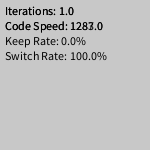
Frame 1 (no input)
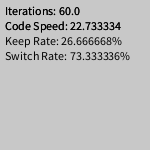
Frame 60 (the mouse pressed at the canvas centre just before this capture)
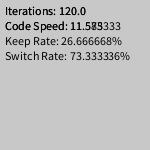
Frame 120 (the mouse held since frame 60 and released just before this capture)

The Processing sketch that drew these frames (run headless with seeded random() and noise(); from frame 60 on, the mouse is pressed at the canvas centre):

// Processing sketch: processing_68386
// ── processing_68386.pde

//Murtaza Tunio
//4/11/2012
//Patched up and commented: 9/2/2012
//Monty Hall Problem
//A simulated statistical analysis
//
//
//I was watching the show Numb3rs the other day and the Monty Hall Problem Came up. 
//I researched a little and found that I could try out the problem experimentally
//with a nearly infinite sample size.
//
//Wikipedia: 
//" Suppose you're on a game show, and you're given the choice of three doors:
//Behind one door is a car; behind the others, goats. You pick a door, say No. 1 
//[but the door is not opened], and the host, who knows what's behind the doors, 
//opens another door, say No. 3, which has a goat. He then says to you, "Do you
//want to pick door No. 2?" Is it to your advantage to switch your choice?"
//
//Using the following code I am attempting to demonstrate the increase in 'success rate'
//achieved by switching the choice of door, after one door is taken out of the equation
//by the game show host.
//
//Hypothesis:
//Before the choice is switched a 33% success rate is expected, once a door is removed and 
//the choice is switched I expect the rate to increase above 33.33%.
//
//Conclusion:
//Ones chances would actually improve twofold if one switched the choice of door after one 
//was removed out of the equation.
//
//Closing Note: I actually worked this out on paper, calculating probability of success with
//either choice and found the solution of 2/3 success rate slightly intangible. I then wanted
//to repeats the experiment with random choices and then manually calculating the success rates.
//I then decided to use Processing to run the experiment instead because I could never reach the 
//sample size that a computer could.

int host;
int choice;
int reChoice;
int DoorRemove;
int Removed; 

float iterations = 1; 
float correctA = 0;
float correctB = 0;

void setup() {
  frameRate(9001); // OVER 9000!
  size(150, 150);
}

void draw() {
  //calling all functions calling all functions
  background(200);

  ChooseCarDoor();
  Contestant();

  Stats(choice,0, "Keep ");
  Stats(0,reChoice, "Switch ");

  iterations++;
}



void ChooseCarDoor() {
  host = int(random(1, 4));
}


void Contestant() {
  choice = int(random(1, 4));
  Removed = removeDoor(choice, host);
  reChoice = 6 - choice - Removed;
}

int removeDoor(int DoorChosen, int DoorCar) {

  if (DoorChosen != DoorCar) {
    DoorRemove = 6 -DoorChosen -DoorCar;
  }
  else if (DoorChosen == 1) {
    DoorRemove = int(random(2, 4));
  }
  else if (DoorChosen == 2) {
    if (int(random(1, 3))==1) {
      DoorRemove = 1;
    }
    else {
      DoorRemove = 3;
    }
  }
  else if (DoorChosen == 3) {
    DoorRemove =  int(random(1, 3));
  }

  return DoorRemove;
}



void Stats(int StatsInA, int StatsInB, String strategy) {

  if (StatsInA==host) {
    correctA++;
  }
  if (StatsInB==host) {
    correctB++;
  }



  float rateA = (correctA/iterations)*100;
  float rateB = (correctB/iterations)*100;

  fill(0);
  text("Iterations: " + iterations, 5, 15);
  text("Code Speed: " + millis()/iterations, 5, 30); //In milliseconds per loop
  
  if(StatsInB == 0){
  text(strategy + "Rate: " + rateA + "%", 5, 45);
  }else{
  text(strategy + "Rate: " + rateB + "%", 5, 60);
  }
}
